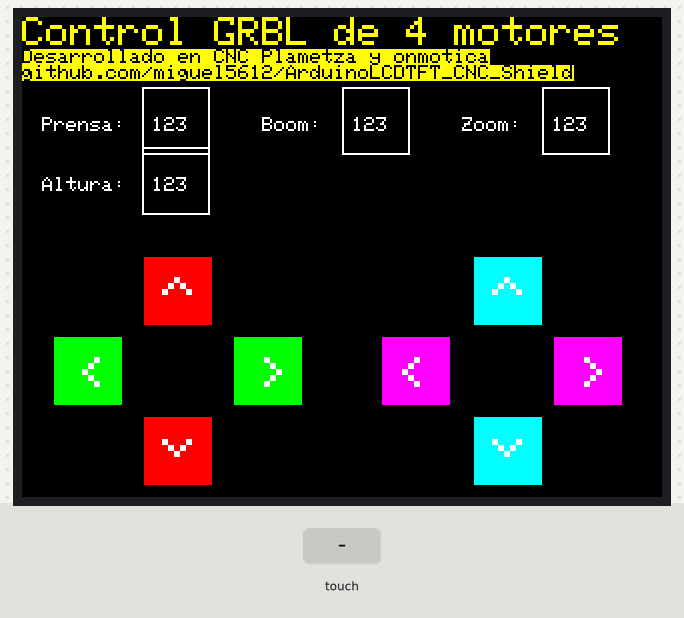
The sketch below on a simulated Arduino Uno, built with avr-gcc and run on an emulated ATmega328P. Shown: 320×240 colour display. Inputs (shaded band) come from the test bench.

Above: at 1.4 s.
1.5 s: touch panel pressed at 87 % / 30 % of its raw x / y range
At 2.3 s:
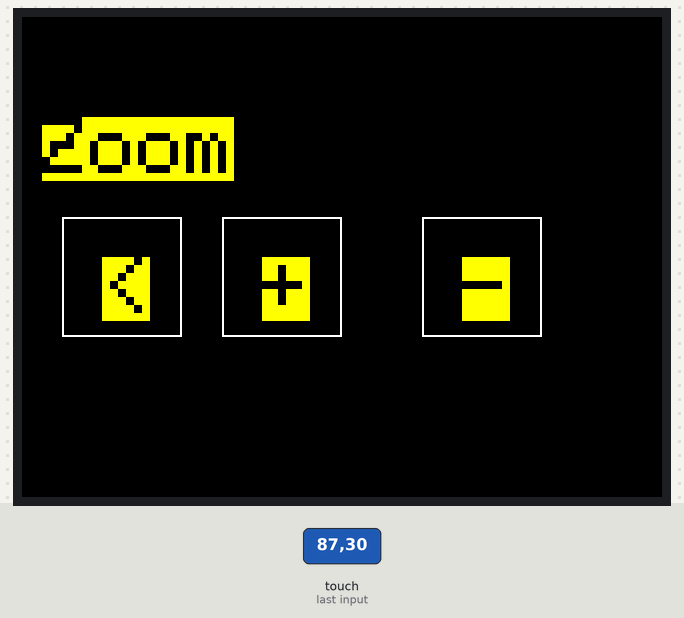
Timing chart, 0 to 4.5 s (numbered marks = the images above; inputs shaded):
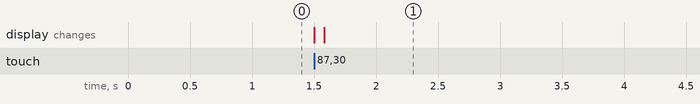

Measured:
- after the input at 1.5 s, the display: first changes at once (image 1 shows a later state)

The sketch:

Final.ino
```cpp
// Programa para el control de 4 motores usando
// dos arduinos uno y una pantalla grafica TFT LCD TOUCH


#include <MCUFRIEND_kbv.h>
MCUFRIEND_kbv tft;       // hard-wired for UNO shields anyway.
// Edit MCUFRIEND_kbv.cpp:  #define SUPPORT_8347D
#include <TouchScreen.h>

const int XP=6,XM=A2,YP=A1,YM=7; //ID=0x9341
const int TS_LEFT=907,TS_RT=136,TS_TOP=942,TS_BOT=139;

TouchScreen ts = TouchScreen(XP, YP, XM, YM, 300);
TSPoint tp;

#define MINPRESSURE 200
#define MAXPRESSURE 1000
#define timeDelayBetweenGCode 300

int16_t BOXSIZE;
int16_t PENRADIUS = 1;
uint16_t ID, oldcolor, currentcolor;
uint8_t Orientation = 0;    //PORTRAIT

int prensa = 123;
int boom = 123;
int zoom = 123;
int altura = 123;

// Assign human-readable names to some common 16-bit color values:
#define BLACK   0x0000
#define BLUE    0x001F
#define RED     0xF800
#define GREEN   0x07E0
#define CYAN    0x07FF
#define MAGENTA 0xF81F
#define YELLOW  0xFFE0
#define WHITE   0xFFFF

void setup() {
  // Inicializacion del LCD
  tft.reset();
  ID = tft.readID();
  tft.begin(ID);

  // Inicializacion del puerto serie
  Serial.begin(9600);
  //Serial.print("Tft Width: "); Serial.print(tft.width()); Serial.println(" px");
  //Serial.print("Tft Height: "); Serial.print(tft.height()); Serial.println(" px");

  graficaInicial();

}

void loop() {
  // put your main code here, to run repeatedly:
  while (1) {
        tp = ts.getPoint();
        pinMode(XM, OUTPUT);
        pinMode(YP, OUTPUT);

        //Serial.print("X: ");Serial.println(tp.x);
        //Serial.print("Y: ");Serial.println(tp.y);
        if(tp.x > 750 & tp.x < 850 & tp.y > 750 & tp.y < 850)
        {
          //Serial.println("Modo prensa");
          unEje("X");
        }
        else if(tp.x > 700 & tp.x < 750 & tp.y > 450 & tp.y < 550)
        {
          //Serial.println("Modo Boom");
          unEje("Y");
        }
        else if(tp.x > 750 & tp.x < 850 & tp.y > 250 & tp.y < 350)
        {
          //Serial.println("Modo Zoom");
          unEje("Z");
        }
        else if(tp.x > 650 & tp.x < 750 & tp.y > 730 & tp.y < 850)
        {
          //Serial.println("Modo Altura");
          unEje("A");
        }
        if(tp.x > 550 & tp.x < 600 & tp.y > 750 & tp.y < 800)
        {
          delay(timeDelayBetweenGCode);
          if(tp.x > 500 & tp.x < 600 & tp.y > 700 & tp.y < 800) {Serial.println("G21G91G1X1F10");} //Serial.println("Arriba izquierdo");
          // X +
        }
        else if(tp.x > 220 & tp.x < 300 & tp.y > 755 & tp.y < 790)
        {
          delay(timeDelayBetweenGCode);
          if(tp.x > 220 & tp.x < 300 & tp.y > 755 & tp.y < 790) {Serial.println("G21G91G1X-1F10");}//Serial.println("Abajo izquierdo");
          // X -
        }
        else if(tp.x > 300 & tp.x < 400 & tp.y > 800 & tp.y < 900)
        {
          delay(timeDelayBetweenGCode);
          if(tp.x > 300 & tp.x < 400 & tp.y > 800 & tp.y < 900) {Serial.println("G21G91G1Y1F10");}//Serial.println("Izquierdo izquierdo");
          // Y +
        }
        else if(tp.x > 415 & tp.x < 450 & tp.y > 600 & tp.y < 680)
        {
          delay(timeDelayBetweenGCode);
          if(tp.x > 415 & tp.x < 450 & tp.y > 600 & tp.y < 680) {Serial.println("G21G91G1Y-1F10");}//Serial.println("Derecho izquierdo");
          // Y -
        }
        else if(tp.x > 200 & tp.x < 280 & tp.y > 300 & tp.y < 380)
        {
          delay(timeDelayBetweenGCode);
          if(tp.x > 200 & tp.x < 280 & tp.y > 300 & tp.y < 380) {Serial.println("G21G91G1Z1F10");}//Serial.println("Abajo Derecho");
          // Z +
        }
        else if(tp.x > 500 & tp.x < 560 & tp.y > 300 & tp.y < 350)
        {
          delay(timeDelayBetweenGCode);
          if(tp.x > 500 & tp.x < 560 & tp.y > 300 & tp.y < 350) {Serial.println("G21G91G1Z-1F10");}//Serial.println("Arriba Derecho");
          // Z -
        }
        else if(tp.x > 380 & tp.x < 490 & tp.y > 400 & tp.y < 510)
        {
          delay(timeDelayBetweenGCode);
          if(tp.x > 380 & tp.x < 490 & tp.y > 400 & tp.y < 510) Serial.println("G21G91G1A1F10");
        }
        else if(tp.x > 380 & tp.x < 450 & tp.y > 200 & tp.y < 300)
        {
          delay(timeDelayBetweenGCode);
          if(tp.x > 380 & tp.x < 450 & tp.y > 200 & tp.y < 300) Serial.println("G21G91G1A-1F10");
        }
        //Serial.println("Punto x: " + String(tp.x) + "Punto y: " + String(tp.y));
  }
}


void unEje(String eje)
{
  tft.fillScreen(BLACK);

  tft.setRotation(3);
  tft.setCursor(10, 50);
  tft.setTextSize(4);

  if(eje == "X") tft.print("Prensa");
  if(eje == "Y") tft.print("Boom");
  if(eje == "Z") tft.print("Zoom");
  if(eje == "A") tft.print("Altura");

  tft.setRotation(4);

  BOXSIZE = tft.width() / 4;

  tft.setRotation(3);

  tft.drawRect(20, 100, BOXSIZE, BOXSIZE, WHITE);
  tft.setCursor(40, 120);
  tft.print("<");

  tft.drawRect(100, 100, BOXSIZE, BOXSIZE, WHITE);
  tft.setCursor(120, 120);
  tft.print("+");


  tft.drawRect(200, 100, BOXSIZE, BOXSIZE, WHITE);

  tft.setCursor(220, 120);
  tft.print("-");


  while(1)
  {
    tp = ts.getPoint();
    pinMode(XM, OUTPUT);
    pinMode(YP, OUTPUT);

    //Serial.print("X: ");Serial.println(tp.x);
    //Serial.print("Y: ");Serial.println(tp.y);
   if(tp.x > 500 & tp.x < 590 & tp.y > 780 & tp.y < 830)
    {
      //Serial.println("Volver atras");
      delay(400);
      graficaInicial();
      tft.setTextSize(1);
      break;
    }
    if(tp.x > 450 & tp.x < 550 & tp.y > 580 & tp.y < 640)
    {
      Serial.println("G21G91G1" + eje + "+" + "1F10");
      delay(timeDelayBetweenGCode);
    }
    if(tp.x > 450 & tp.x < 550 & tp.y > 300 & tp.y < 450)
    {
      Serial.println("G21G91G1" + eje + "-" + "1F10");
      delay(timeDelayBetweenGCode);
    }
  }
}


void graficaInicial()
{
  BOXSIZE = tft.width() / 7;
  tft.fillScreen(BLACK);

  //Boton ir motor 1
  tft.setRotation(3);
  tft.setCursor(10, 50);
  tft.setTextSize(1);
  tft.print("Prensa: ");
  tft.drawRect(60, 35, BOXSIZE, BOXSIZE, WHITE);

  tft.setCursor(120, 50);
  tft.drawRect(160, 35, BOXSIZE, BOXSIZE, WHITE);
  tft.print("Boom: ");

  tft.setCursor(220, 50);
  tft.print("Zoom: ");
  tft.drawRect(260, 35, BOXSIZE, BOXSIZE, WHITE);

  tft.setCursor(10, 80);
  tft.print("Altura: ");
  tft.drawRect(60, 65, BOXSIZE, BOXSIZE, WHITE);

  tft.setRotation(0);


  //Estadisticas
  tft.setRotation(3);
  tft.setCursor(65, 50);
  tft.print(prensa);

  tft.setCursor(165, 50);
  tft.print(boom);

  tft.setCursor(265, 50);
  tft.print(zoom);

  tft.setCursor(65, 80);
  tft.print(altura);

  tft.setRotation(0);


    // Boton Izquierdo inferior
    tft.drawRect(200, 225, BOXSIZE, BOXSIZE, WHITE);
    tft.fillRect(200, 225, BOXSIZE, BOXSIZE, RED);

    tft.setRotation(1);
    tft.setCursor(235, 20);
    tft.setTextColor(WHITE);
    tft.setTextSize(3);
    tft.print("^");
    tft.setRotation(0);

    // Boton Izquierdo superior
    tft.drawRect(120, 225, BOXSIZE, BOXSIZE, WHITE);
    tft.fillRect(120, 225, BOXSIZE, BOXSIZE, RED);

    tft.setRotation(3);
    tft.setCursor(70, 130);
    tft.setTextColor(WHITE);
    tft.setTextSize(3);
    tft.print("^");
    tft.setRotation(0);

    // Boton Izquierdo izquierdo
    tft.drawRect(160, 270, BOXSIZE, BOXSIZE, WHITE);
    tft.fillRect(160, 270, BOXSIZE, BOXSIZE, GREEN);

    tft.setRotation(2);
    tft.setCursor(55, 30);
    tft.setTextColor(WHITE);
    tft.setTextSize(3);
    tft.print("^");
    tft.setRotation(0);

    // Boton Izquierdo derecho
    tft.drawRect(160, 180, BOXSIZE, BOXSIZE, WHITE);
    tft.fillRect(160, 180, BOXSIZE, BOXSIZE, GREEN);

    tft.setRotation(4);
    tft.setCursor(170, 190);
    tft.setTextColor(WHITE);
    tft.setTextSize(3);
    tft.print("^");
    tft.setRotation(0);

    // Boton derecho inferior
    tft.drawRect(200, 60, BOXSIZE, BOXSIZE, WHITE);
    tft.fillRect(200, 60, BOXSIZE, BOXSIZE, CYAN);

    tft.setRotation(1);
    tft.setCursor(70, 20);
    tft.setTextColor(WHITE);
    tft.setTextSize(3);
    tft.print("^");
    tft.setRotation(0);

    // Boton derecho superior
    tft.drawRect(120, 60, BOXSIZE, BOXSIZE, WHITE);
    tft.fillRect(120, 60, BOXSIZE, BOXSIZE, CYAN);

    tft.setRotation(3);
    tft.setCursor(235, 130);
    tft.setTextColor(WHITE);
    tft.setTextSize(3);
    tft.print("^");
    tft.setRotation(0);

    // Boton derecho izquierdo
    tft.drawRect(160, 106, BOXSIZE, BOXSIZE, WHITE);
    tft.fillRect(160, 106, BOXSIZE, BOXSIZE, MAGENTA);

    tft.setRotation(2);
    tft.setCursor(55, 190);
    tft.setTextColor(WHITE);
    tft.setTextSize(3);
    tft.print("^");
    tft.setRotation(0);

    // Boton derecho derecho
    tft.drawRect(160, 20, BOXSIZE, BOXSIZE, WHITE);
    tft.fillRect(160, 20, BOXSIZE, BOXSIZE, MAGENTA);

    tft.setRotation(4);
    tft.setCursor(170, 30);
    tft.setTextColor(WHITE);
    tft.setTextSize(3);
    tft.print("^");
    tft.setRotation(0);


    tft.setRotation(3);
    tft.setCursor(0, 0);
    tft.setTextSize(2);
    tft.setTextColor(YELLOW, BLACK);
    tft.println(F("Control GRBL de 4 motores"));
    tft.setTextColor(BLACK, YELLOW);
    tft.setTextSize(1);
    tft.println(F("Desarrollado en CNC Plametza y onmotica"));
    tft.println(F("github.com/miguel5612/ArduinoLCDTFT_CNC_Shield"));
}
```
